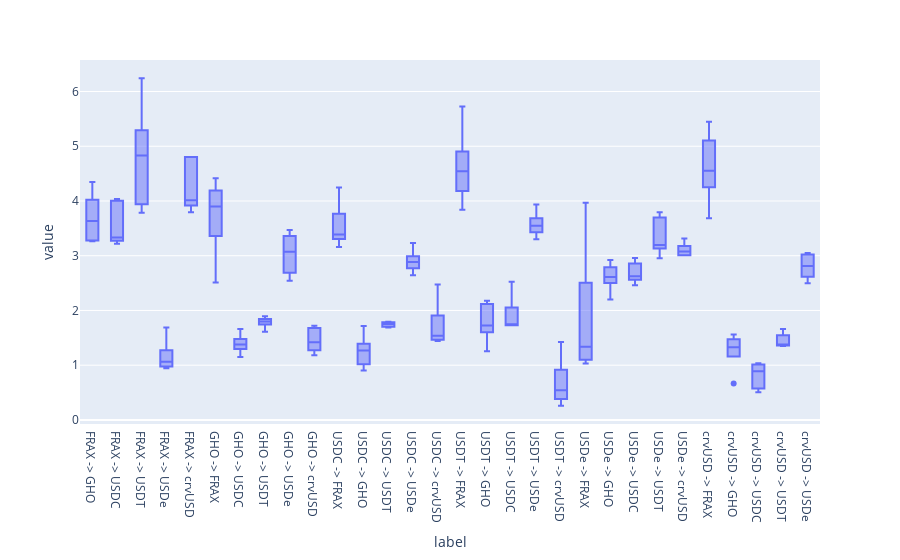

The cell this chart's notebook holds for it:
### Code cell
spread_df = df.groupby(["label", "sell_amount_norm"]).agg(
    buy_amount_price_min=("buy_amount_price", "min"),
    buy_amount_price_max=("buy_amount_price", "max"),
    min_buy_amount_price_min=("min_buy_amount_price", "min"),
    min_buy_amount_price_max=("min_buy_amount_price", "max"),
)
spread_df["buy_amount_spread_bps"] = 10_000 * (
    (spread_df["buy_amount_price_max"] - spread_df["buy_amount_price_min"]) / spread_df["buy_amount_price_min"]
)
spread_df["min_buy_amount_spread_bps"] = 10_000 * (
    (spread_df["min_buy_amount_price_max"] - spread_df["min_buy_amount_price_min"])
    / spread_df["min_buy_amount_price_min"]
)
spreads = (
    spread_df[["buy_amount_spread_bps", "min_buy_amount_spread_bps"]]
    .reset_index()
    .pivot(index="sell_amount_norm", columns="label", values="buy_amount_spread_bps")
)
px.box(spreads)

### Figure 1 — Plotly figure (JSON) as saved in the notebook; plotly's stock layout.template omitted (floating-point values rounded to 4 significant figures; data arrays with more than 128 entries replaced by an {"elided": "..."} marker saying what was removed)
{"data": [{"alignmentgroup": "True", "hovertemplate": "label=%{x}<br>value=%{y}<extra></extra>", "legendgroup": "", "marker": {"color": "#636efa"}, "name": "", "notched": false, "offsetgroup": "", "orientation": "v", "showlegend": false, "type": "box", "x": {"elided": "150 str values"}, "x0": " ", "xaxis": "x", "y": {"elided": "150 float values"}, "y0": " ", "yaxis": "y"}], "layout": {"boxmode": "group", "legend": {"tracegroupgap": 0}, "margin": {"t": 60}, "xaxis": {"anchor": "y", "domain": [0, 1], "title": {"text": "label"}}, "yaxis": {"anchor": "x", "domain": [0, 1], "title": {"text": "value"}}}}
